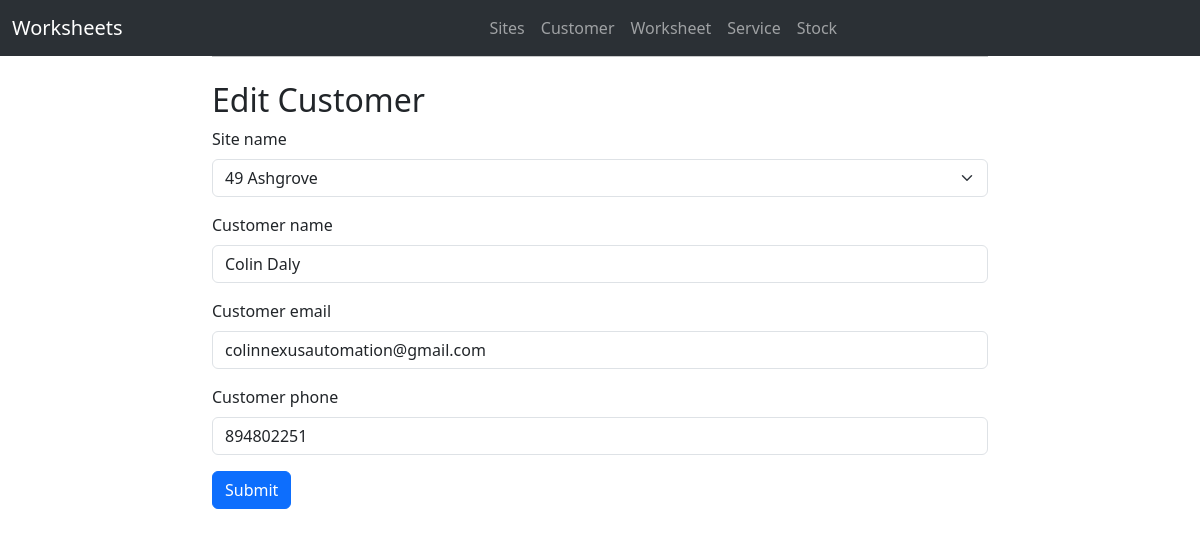
Screenshot of /customer/edit_customer/1 with the database file from the repository.
### workforms/models.py (models this page shows)
class Site(models.Model):
    site_name = models.CharField(max_length=40)
    address = models.CharField(max_length=40, blank=True)
    town = models.CharField(max_length=40, blank=True)
    county = models.CharField(max_length=40, blank=True)
    country = models.CharField(max_length=40, blank=True)
    aircode = models.CharField(max_length=40, blank=True)
    def __str__(self):
        return str(self.site_name)

class Customer(models.Model):
    site_name = models.ForeignKey(Site, on_delete=models.CASCADE)
    customer_name = models.CharField(max_length=60)
    customer_email = models.EmailField()
    customer_phone = models.IntegerField()

### workforms/views.py (the view)
# urls.py: path('customer/edit_customer/<id>', views.edit_customer, name="edit_customer"),
def edit_customer(request, id):
    customer = Customer.objects.get(id=id)
    if request.method == 'POST':
        form = CustomerForm(request.POST, instance=customer)
        if form.is_valid():
            form.save()
            return redirect('customer', customer.id)
    else:
        form = CustomerForm(instance=customer)
    return render(request, 'edit_customer.html', {'form': form})

### workforms/forms.py
class CustomerForm(forms.ModelForm):
    class Meta :
        model = Customer
        fields = ["site_name","customer_name","customer_email","customer_phone"]

### workforms/templates/edit_customer.html (shortened to what this page needs)
{% extends 'base.html' %}
{% block content %}
<h2>Edit Customer</h2>
  {% load django_bootstrap5 %}
    <form method="post">
        {% bootstrap_form form %}
        {% bootstrap_button button_type="submit" content="Submit" %}
    </form>
{% endblock %}

### rows the page displays
Site: site_name "49 Ashgrove"
Customer: customer_name "Colin Daly", customer_email "colinnexusautomation@gmail.com", customer_phone "894802251"
